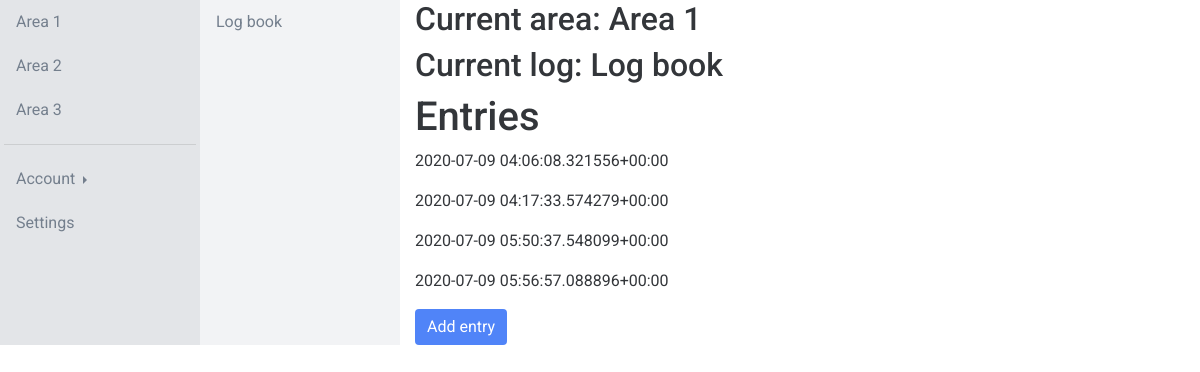
Before: /app/area-1/log-1 (signed in) with the older database file.
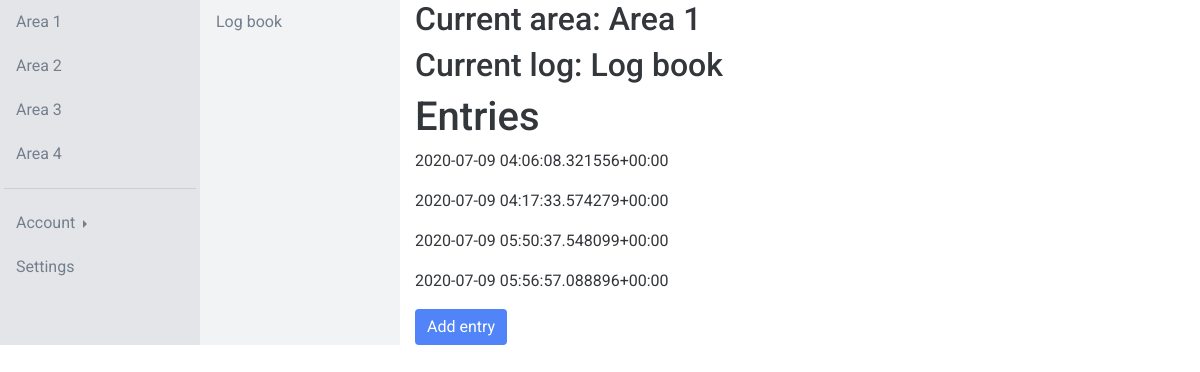
After: the same page with the newer database file.
### app/models.py (models this page shows)
class Area(models.Model):
    name = models.CharField(max_length=50)
    def __str__(self):
        return self.name

class Log(models.Model):
    area = models.ForeignKey(Area, on_delete=models.CASCADE)
    name = models.CharField(max_length=50)
    fields = models.ManyToManyField(Field)
    def __str__(self):
        return self.name

class Entry(models.Model):
    log = models.ForeignKey(Log, on_delete=models.CASCADE)
    user = models.ForeignKey(settings.AUTH_USER_MODEL, on_delete=models.CASCADE)
    category = models.ForeignKey(Category, on_delete=models.CASCADE, blank=True, null=True)
    created_at = models.DateTimeField(auto_now_add=True)
    CF1 = models.CharField(max_length=50, blank=True, null=True)
    CF2 = models.CharField(max_length=50, blank=True, null=True)
    TF1 = models.TextField(blank=True, null=True)
    TF2 = models.TextField(blank=True, null=True)
    IF1 = models.IntegerField(blank=True, null=True)
    IF2 = models.IntegerField(blank=True, null=True)
    FF1 = models.FloatField(blank=True, null=True)
    FF2 = models.FloatField(blank=True, null=True)
    def __str__(self):
        return str(self.created_at)
    class Meta:
        verbose_name_plural = "entries"

### app/views.py (the view, shortened to what this page needs)
# urls.py: path('area-<int:area_pk>/log-<int:log_pk>', views.Log.as_view(), name='log'),
class Log(LoginRequiredMixin, AreasMixin, LogsMixin, CreateView):
    login_url = "login"
    model = models.Entry
    template_name = "app/log.html"
    form_class = forms.CreateEntryForm
    def get_context_data(self, **kwargs):
        context = super().get_context_data(**kwargs)
        area_pk = self.kwargs['area_pk']
        area = models.Area.objects.get(pk=area_pk)
        context['area'] = area
        log_pk = self.kwargs['log_pk']
        log = models.Log.objects.get(pk=log_pk)
        context['log'] = log
        context['entries'] = models.Entry.objects.filter(log=log)
        return context
    def get_form_kwargs(self):
        kwargs = super().get_form_kwargs()
        kwargs.update({
            'user': self.request.user,
            'log_pk': self.kwargs['log_pk'],
        })
        return kwargs

### app/models.py (called while the page is built)
    def __str__(self):
        return self.name

### app/views.py (called while the page is built)
    def get_context_data(self, **kwargs):
        context = super(AreasMixin, self).get_context_data(**kwargs)
        areas = models.Area.objects.all()
        context['areas'] = areas
        return context

    def get_context_data(self, **kwargs):
        context = super(LogsMixin, self).get_context_data(**kwargs)
        area_pk = self.kwargs['area_pk']
        logs = models.Log.objects.filter(area=area_pk)
        context['logs'] = logs
        return context

### app/templates/app/log.html (shortened to what this page needs)
{% extends 'app/base.html' %}
{% load static %}
{% block content %}
<div class="container-fluid">
  <div class="row">
    <div class="col-2 col-area p-1">
      {% for area in areas %}
        <a href="{% url 'app:area' area.pk %}" class="btn btn-link btn-block sidebarnav" role="button">{{ area }}</a>
      {% endfor %}
      <hr>
      <div class="btn-group dropright btn-block">
        <button type="button" class="btn btn-link dropdown-toggle sidebarnav" data-toggle="dropdown" aria-haspopup="true" aria-expanded="false">
          Account
        </button>
      </div>
      <a href="{% url 'admin:index' %}" class="btn btn-link btn-block sidebarnav" role="button">Settings</a>
    </div>
    <div class="col-2 col-log p-1">
      {% for log in logs %}
        <a href="{% url 'app:log' log.area.pk log.pk %}" class="btn btn-link btn-block sidebarnav" role="button">{{ log }}</a>
      {% endfor %}
    </div>
    <div class="col-6 col-entry">
      <h2>Current area: {{ area.name }}</h2>
      <h2>Current log: {{ log.name }}</h2>
      <h1>Entries</h1>
      {% for entry in entries %}
        <p>{{ entry }}</p>
      {% endfor %}
      <button type="button" class="btn btn-primary" data-toggle="modal" data-target="#exampleModal">
        Add entry
      </button>
      </div>
    </div>
  </div>
{% endblock %}

Changed rows visible on the page:
added Area: name "Area 4"
